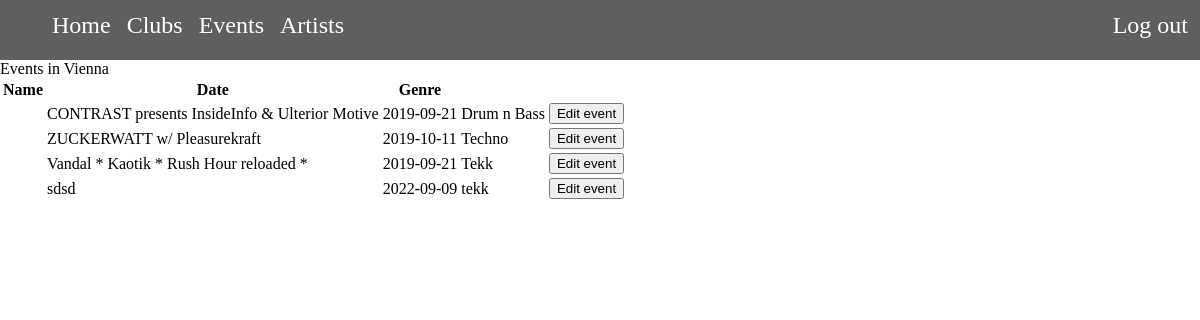
The app's page /events.php (signed in) with its own data.
### tables this page shows
CREATE TABLE `events` (
  `eventID` int(6) NOT NULL,
  `name` varchar(255) DEFAULT NULL,
  `artistID` int(6) DEFAULT NULL,
  `locationID` int(6) DEFAULT NULL,
  `eventdate` date DEFAULT NULL,
  `eventtime` varchar(255) DEFAULT NULL,
  `genre` varchar(255) DEFAULT NULL,
  `age` int(6) DEFAULT NULL,
  `price` int(6) DEFAULT NULL,
  `description` varchar(255) DEFAULT NULL
);

### components/showallusers.php (the view)
<?php
$sql = "SELECT name, eventdate, genre FROM events";
$result = $connect->query($sql);
if ($result->num_rows > 0) {
  echo "
	<p class='connecthead'>Events in Vienna</p>
	  <table class='allevents'>
	  <thead>
	    <tr>
	      <th>Name</th>
	      <th>Date</th>
	      <th>Genre</th>
	    </tr>
	  </thead>";
while($row = $result->fetch_assoc()) {
	echo
		'<tr>
			<td class="tablename">' .$row["eventID"]. '</td>
			<td class="tablename">' .$row["name"]. '</td>
			<td class="tabledate">' .$row["eventdate"]. '</td>
			<td class="tablegenre">' .$row["genre"]. '</td>
			<td><form action="editevent.php" method="GET">
					  <input type="hidden" name="eventID" value="' .$row["eventID"]. '"/>
					  <button type="submit" class="btn btn-primary">Edit event
					  </button>
				</form>
	    </tr>';
  }
echo '</table>';
}
?>

### css/stylesheet.css (style rules this page uses)
* { margin: 0; }

### records on screen
events: name "CONTRAST presents InsideInfo & Ulterior Motive", eventdate "2019-09-21", genre "Drum n Bass"
events: name "ZUCKERWATT w/ Pleasurekraft", eventdate "2019-10-11", genre "Techno"
events: name "Vandal * Kaotik * Rush Hour reloaded *", eventdate "2019-09-21", genre "Tekk"
events: name "sdsd", eventdate "2022-09-09", genre "tekk"
